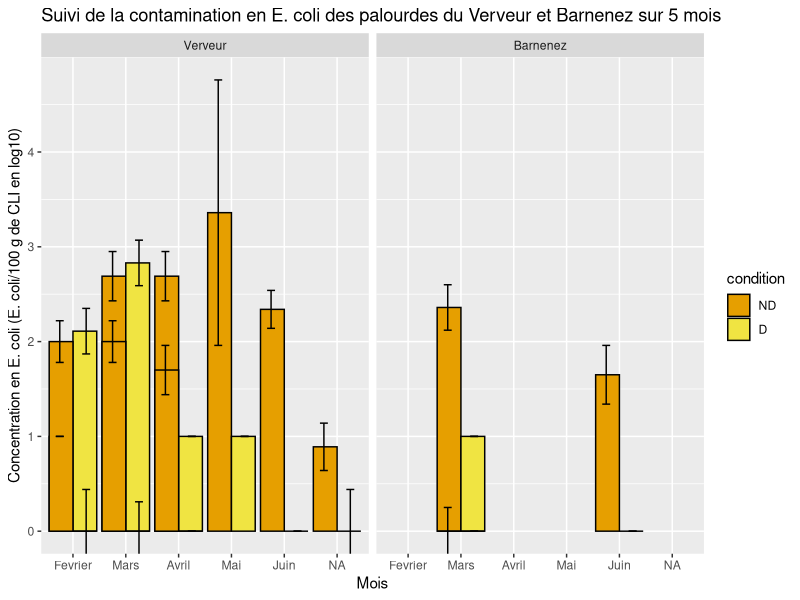
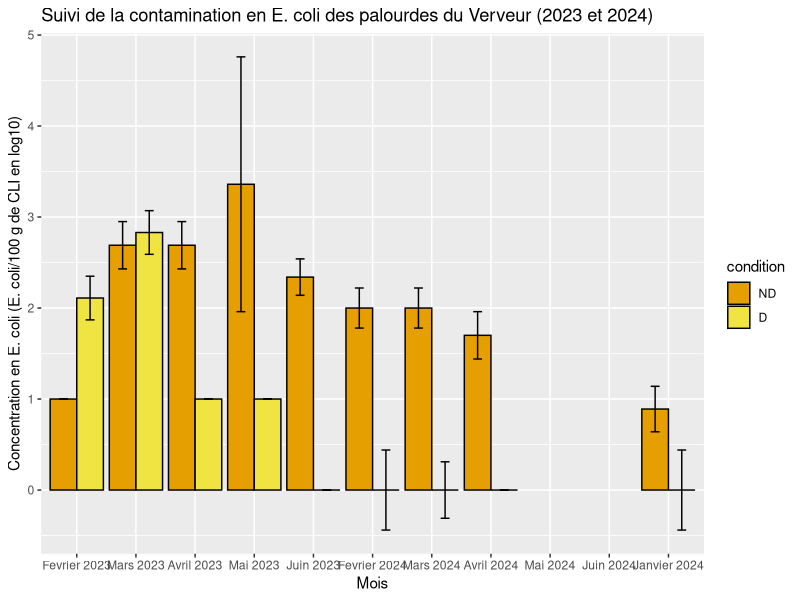
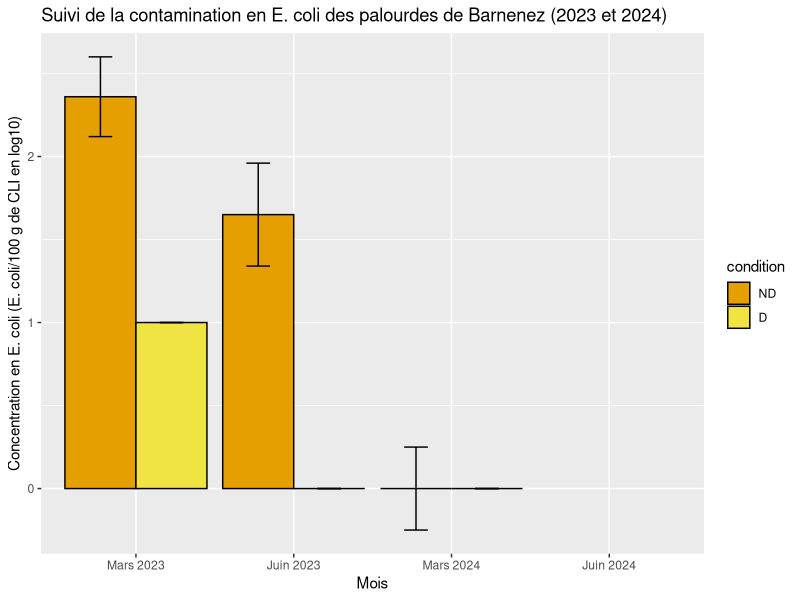
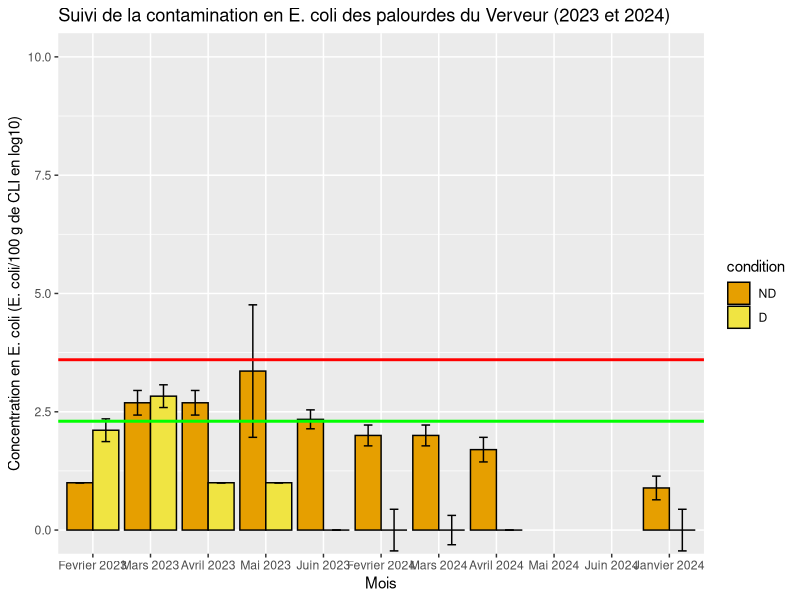
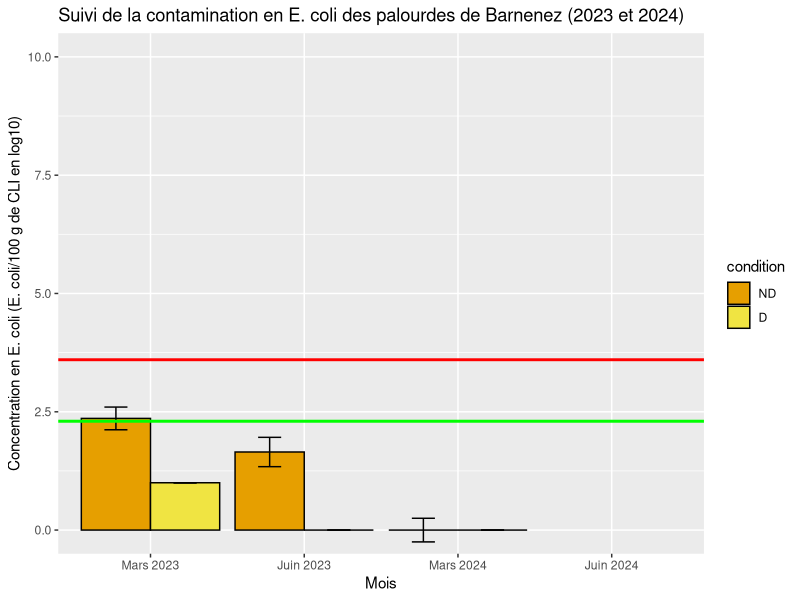
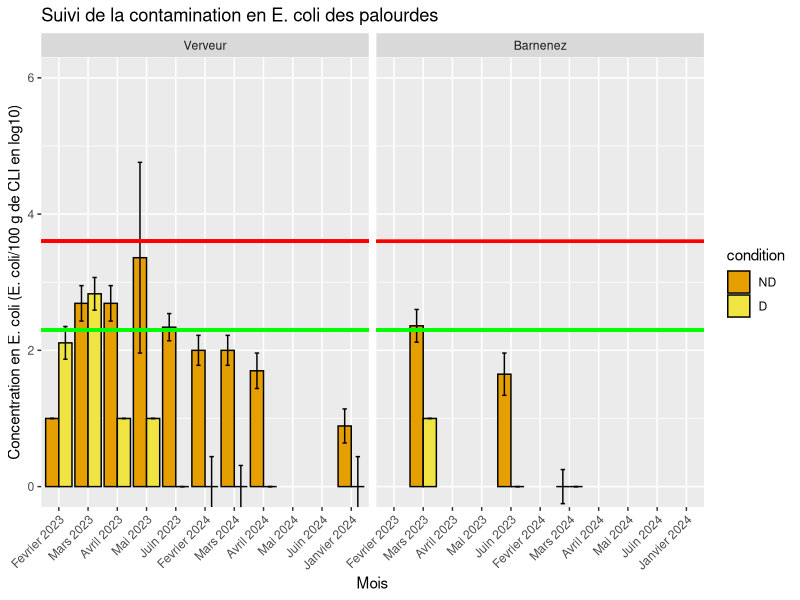
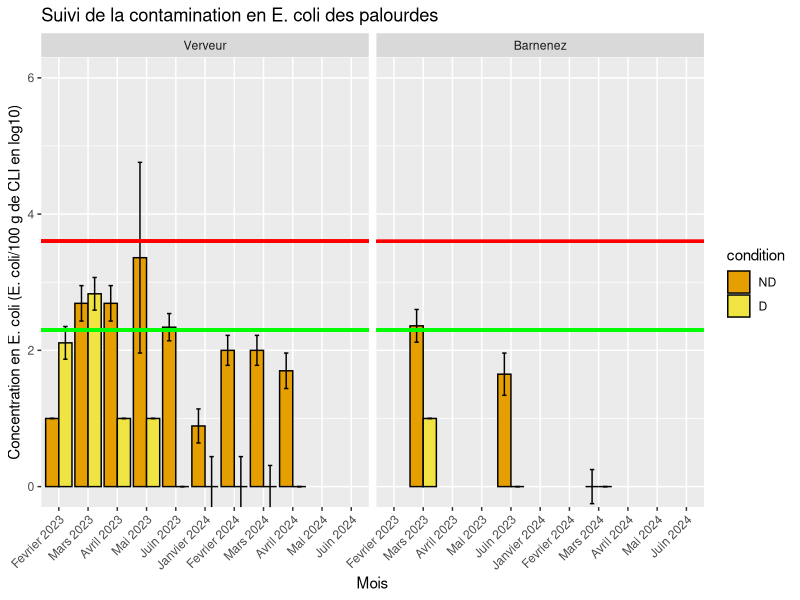
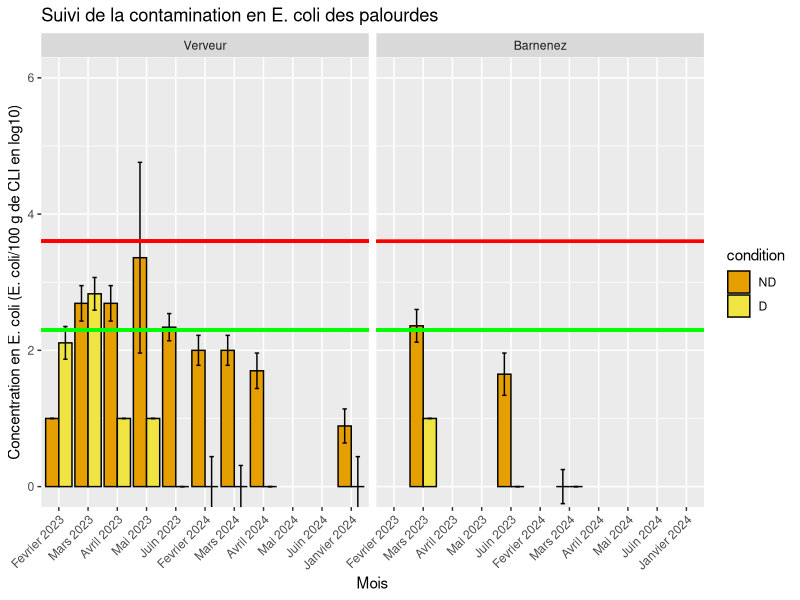

R code for these plots, in order:
## ---- chunk 1
library(ggplot2)
## ---- chunk 2
dnbecoli<-read.csv2("Dnbecoli.csv")
# Convertir les variables en facteurs avec des niveaux spécifiques
dnbecoli$Site <- factor(dnbecoli$Site, levels = c("Verveur", "Barnenez")) 
dnbecoli$condition <- factor(dnbecoli$condition, levels = c("ND", "D"))
dnbecoli$mois <- factor(dnbecoli$mois, levels = c("Fevrier", "Mars", "Avril", "Mai", "Juin"))


# Créer le graphique avec les barres d'histogramme et les barres d'erreur
graphique <- ggplot(dnbecoli, aes(x = mois, y = Ecoli, fill = condition)) +
  coord_cartesian(ylim = c(0, max(dnbecoli$Ecoli) * 1.1)) +
  geom_bar(stat = "identity", position = "dodge", color = "black") +
  geom_errorbar(aes(ymin = Ecoli - SD, ymax = Ecoli + SD), width = 0.3, position = position_dodge(1)) +  # Ajout des barres d'erreur
  facet_grid(.~Site) +
  labs(title = "Suivi de la contamination en E. coli des palourdes du Verveur et Barnenez sur 5 mois", 
       x = "Mois", 
       y = "Concentration en E. coli (E. coli/100 g de CLI en log10)") +
  scale_fill_manual(values = c("ND" = "#E69F00", "D" = "#F0E442")) +
  theme_gray()

# Afficher le graphique
print(graphique)
## ---- chunk 3
library(ggplot2)

# Charger les données
dnbecoli <- read.csv2("Dnbecoli.csv")

# Convertir les variables en facteurs avec des niveaux spécifiques
dnbecoli$Site <- factor(dnbecoli$Site, levels = c("Verveur", "Barnenez")) 
dnbecoli$condition <- factor(dnbecoli$condition, levels = c("ND", "D"))
dnbecoli$mois <- factor(dnbecoli$mois, levels = c("Janvier","Fevrier", "Mars", "Avril", "Mai", "Juin"))

# Fusionner les données de 2023 et 2024 pour chaque site
dnbecoli_combined <- rbind(
  transform(subset(dnbecoli, annees == 2023), 
            mois = factor(paste(mois, "2023", sep = " "), levels = unique(paste(dnbecoli$mois, "2023", sep = " ")))),
  transform(subset(dnbecoli, annees == 2024), 
            mois = factor(paste(mois, "2024", sep = " "), levels = unique(paste(dnbecoli$mois, "2024", sep = " "))))
)

# Créer le graphique pour Verveur
graphique_verveur <- ggplot(subset(dnbecoli_combined, Site == "Verveur"), 
                            aes(x = mois, y = Ecoli, fill = condition)) +
  geom_bar(stat = "identity", position = position_dodge(width = 0.9), color = "black") +
  geom_errorbar(aes(ymin = Ecoli - SD, ymax = Ecoli + SD), width = 0.3, 
                position = position_dodge(width = 0.9)) +  
  labs(title = "Suivi de la contamination en E. coli des palourdes du Verveur (2023 et 2024)", 
       x = "Mois", 
       y = "Concentration en E. coli (E. coli/100 g de CLI en log10)") +
  scale_fill_manual(values = c("ND" = "#E69F00", "D" = "#F0E442")) +
  theme_gray()

# Créer le graphique pour Barnenez
graphique_barnenez <- ggplot(subset(dnbecoli_combined, Site == "Barnenez"), 
                             aes(x = mois, y = Ecoli, fill = condition)) +
  geom_bar(stat = "identity", position = position_dodge(width = 0.9), color = "black") +
  geom_errorbar(aes(ymin = Ecoli - SD, ymax = Ecoli + SD), width = 0.3, 
                position = position_dodge(width = 0.9)) +  
  labs(title = "Suivi de la contamination en E. coli des palourdes de Barnenez (2023 et 2024)", 
       x = "Mois", 
       y = "Concentration en E. coli (E. coli/100 g de CLI en log10)") +
  scale_fill_manual(values = c("ND" = "#E69F00", "D" = "#F0E442")) +
  theme_gray()

# Afficher les graphiques
print(graphique_verveur)
print(graphique_barnenez)



## ---- chunk 4
library(ggplot2)

# Charger les données
dnbecoli <- read.csv2("Dnbecoli.csv")

# Convertir les variables en facteurs avec des niveaux spécifiques
dnbecoli$Site <- factor(dnbecoli$Site, levels = c("Verveur", "Barnenez")) 
dnbecoli$condition <- factor(dnbecoli$condition, levels = c("ND", "D"))
dnbecoli$mois <- factor(dnbecoli$mois, levels = c("Janvier", "Fevrier", "Mars", "Avril", "Mai", "Juin"))

# Fusionner les données de 2023 et 2024 pour chaque site
dnbecoli_combined <- rbind(
  transform(subset(dnbecoli, annees == 2023), 
            mois = factor(paste(mois, "2023", sep = " "), levels = unique(paste(dnbecoli$mois, "2023", sep = " ")))),
  transform(subset(dnbecoli, annees == 2024), 
            mois = factor(paste(mois, "2024", sep = " "), levels = unique(paste(dnbecoli$mois, "2024", sep = " "))))
)

# Créer le graphique pour Verveur
graphique_verveur <- ggplot(subset(dnbecoli_combined, Site == "Verveur"), 
                            aes(x = mois, y = Ecoli, fill = condition)) +
  geom_bar(stat = "identity", position = position_dodge(width = 0.9), color = "black") +
  coord_cartesian(ylim = c(0, max(10))) +
  geom_errorbar(aes(ymin = Ecoli - SD, ymax = Ecoli + SD), width = 0.3, 
                position = position_dodge(width = 0.9)) +
  geom_hline(yintercept = c(2.3, 3.6), linetype = "solid", size = 1, color = c("green", "red")) +
  labs(title = "Suivi de la contamination en E. coli des palourdes du Verveur (2023 et 2024)", 
       x = "Mois", 
       y = "Concentration en E. coli (E. coli/100 g de CLI en log10)") +
  scale_fill_manual(values = c("ND" = "#E69F00", "D" = "#F0E442")) +
  theme_gray()

# Créer le graphique pour Barnenez
graphique_barnenez <- ggplot(subset(dnbecoli_combined, Site == "Barnenez"), 
                             aes(x = mois, y = Ecoli, fill = condition)) +
  geom_bar(stat = "identity", position = position_dodge(width = 0.9), color = "black") +
  coord_cartesian(ylim = c(0, max(10))) +
  geom_errorbar(aes(ymin = Ecoli - SD, ymax = Ecoli + SD), width = 0.3, 
                position = position_dodge(width = 0.9)) +
  geom_hline(yintercept = c(2.3, 3.6), linetype = "solid", size = 1, color = c("green", "red")) +
  labs(title = "Suivi de la contamination en E. coli des palourdes de Barnenez (2023 et 2024)", 
       x = "Mois", 
       y = "Concentration en E. coli (E. coli/100 g de CLI en log10)") +
  scale_fill_manual(values = c("ND" = "#E69F00", "D" = "#F0E442")) +
  theme_gray()

# Afficher les graphiques
print(graphique_verveur)
print(graphique_barnenez)


## ---- chunk 5
# Charger les bibliothèques nécessaires
library(ggplot2)

dnbecoli <- read.csv2("Dnbecoli.csv")

dnbecoli$Site <- factor(dnbecoli$Site, levels = c("Verveur", "Barnenez")) 
dnbecoli$condition <- factor(dnbecoli$condition, levels = c("ND", "D"))
dnbecoli$mois <- factor(dnbecoli$mois, levels = c("Janvier", "Fevrier", "Mars", "Avril", "Mai", "Juin"))


dnbecoli_combined <- rbind(
  transform(subset(dnbecoli, annees == 2023), 
            mois = factor(paste(mois, "2023", sep = " "), levels = unique(paste(dnbecoli$mois, "2023", sep = " ")))),
  transform(subset(dnbecoli, annees == 2024), 
            mois = factor(paste(mois, "2024", sep = " "), levels = unique(paste(dnbecoli$mois, "2024", sep = " "))))
)


graphique_combined <- ggplot(dnbecoli_combined, aes(x = mois, y = Ecoli, fill = condition)) +
  geom_bar(stat = "identity", position = "dodge", color = "black") +
  coord_cartesian(ylim = c(0, max(6))) +
  geom_errorbar(aes(ymin = Ecoli - SD, ymax = Ecoli + SD), width = 0.3, 
                position = position_dodge(width = 0.9)) +
  geom_segment(aes(x = -Inf, xend = Inf, y = 2.3, yend = 2.3), linetype = "solid", size = 1, color = "green") +
  geom_segment(aes(x = -Inf, xend = Inf, y = 3.6, yend = 3.6), linetype = "solid", size = 1, color = "red") +
  labs(title = "Suivi de la contamination en E. coli des palourdes", 
       x = "Mois", 
       y = "Concentration en E. coli (E. coli/100 g de CLI en log10)") +
  scale_fill_manual(values = c("ND" = "#E69F00", "D" = "#F0E442")) +
  facet_grid(.~Site) +
  theme_gray() +
  theme(axis.text.x = element_text(angle = 45, hjust = 1))


print(graphique_combined)
## ---- chunk 6
ggsave("Figures/graphique_combined.png", graphique_combined, width = 10, height = 6, units = "in")
## ---- chunk 7
# Charger les bibliothèques nécessaires
library(ggplot2)

dnbecoli <- read.csv2("Dnbecoli.csv")

dnbecoli$Site <- factor(dnbecoli$Site, levels = c("Verveur", "Barnenez")) 
dnbecoli$condition <- factor(dnbecoli$condition, levels = c("ND", "D"))

# Réorganiser les niveaux du facteur 'mois' pour garantir l'ordre chronologique
dnbecoli$mois <- factor(dnbecoli$mois, levels = c("Janvier", "Fevrier", "Mars", "Avril", "Mai", "Juin"))

dnbecoli_combined <- rbind(
  transform(subset(dnbecoli, annees == 2023), 
            mois = factor(paste(mois, "2023", sep = " "), levels = unique(paste(dnbecoli$mois, "2023", sep = " ")))),
  transform(subset(dnbecoli, annees == 2024), 
            mois = factor(paste(mois, "2024", sep = " "), levels = unique(paste(dnbecoli$mois, "2024", sep = " "))))
)

# Trier les mois dans l'ordre chronologique
dnbecoli_combined$mois <- factor(dnbecoli_combined$mois, levels = unique(dnbecoli_combined$mois))

graphique_combined <- ggplot(dnbecoli_combined, aes(x = mois, y = Ecoli, fill = condition)) +
  geom_bar(stat = "identity", position = "dodge", color = "black") +
  coord_cartesian(ylim = c(0, max(6))) +
  geom_errorbar(aes(ymin = Ecoli - SD, ymax = Ecoli + SD), width = 0.3, 
                position = position_dodge(width = 0.9)) +
  geom_segment(aes(x = -Inf, xend = Inf, y = 2.3, yend = 2.3), linetype = "solid", size = 1, color = "green") +
  geom_segment(aes(x = -Inf, xend = Inf, y = 3.6, yend = 3.6), linetype = "solid", size = 1, color = "red") +
  labs(title = "Suivi de la contamination en E. coli des palourdes", 
       x = "Mois", 
       y = "Concentration en E. coli (E. coli/100 g de CLI en log10)") +
  scale_fill_manual(values = c("ND" = "#E69F00", "D" = "#F0E442")) +
  facet_grid(.~Site) +
  theme_gray() +
  theme(axis.text.x = element_text(angle = 45, hjust = 1))

print(graphique_combined)

